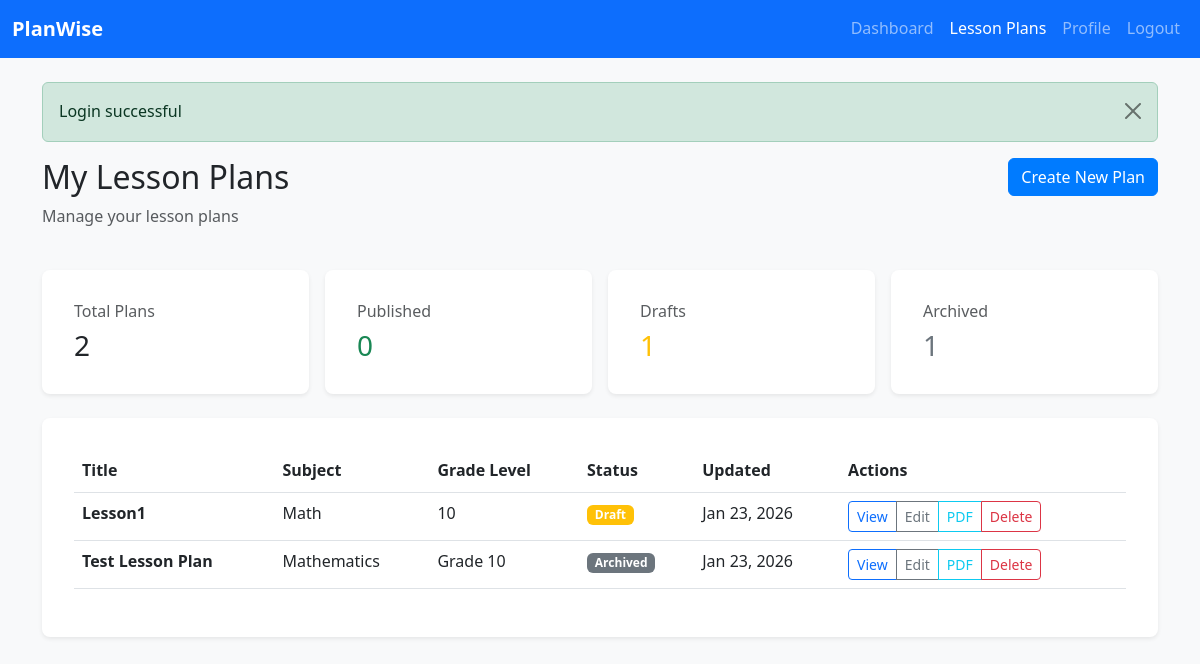
/public/index.php?page=teacher/lesson-plans (signed in), run on the app's committed database.
### tables this page shows
CREATE TABLE `lesson_plans` (
  `lesson_id` int(11) NOT NULL,
  `user_id` int(11) NOT NULL,
  `title` varchar(255) NOT NULL,
  `subject` varchar(100) NOT NULL,
  `grade_level` varchar(50) DEFAULT NULL,
  `duration` int(11) DEFAULT NULL,
  `objectives` text DEFAULT NULL,
  `materials` text DEFAULT NULL,
  `procedures` text DEFAULT NULL,
  `assessment` text DEFAULT NULL,
  `notes` text DEFAULT NULL,
  `status` enum('draft','published','archived') DEFAULT 'draft',
  `grade` varchar(50) NOT NULL,
  `theme` varchar(150) DEFAULT NULL,
  `attainment_target` text DEFAULT NULL,
  `created_at` timestamp NOT NULL DEFAULT current_timestamp(),
  `updated_at` timestamp NULL DEFAULT NULL ON UPDATE current_timestamp()
);

### classes/Database.php (called while the page is built, shortened)
<?php
class Database
{
    private static $instance = null;
    private $pdo;
    private $config;
    private function __construct()
    {
        $this->config = require __DIR__ . '/../config/database.php';
    }
    public static function getInstance()
    {
        if (self::$instance === null) {
            self::$instance = new self();
        }
        return self::$instance;
    }
    private function connect()
    {
        try {
            $dsn = sprintf(
                "%s:host=%s;port=%s;dbname=%s;charset=%s",
                $this->config['driver'],
                $this->config['host'],
                $this->config['port'],
                $this->config['database'],
                $this->config['charset']
            );
            $this->pdo = new PDO(
                $dsn,
                $this->config['username'],
                $this->config['password'],
                $this->config['options']
            );
        } catch (PDOException $e) {
            error_log("Database connection failed: " . $e->getMessage());
            throw new Exception("Could not connect to database");
        }
    }
    public function query($sql, $params = [])
    {
        try {
            $stmt = $this->pdo->prepare($sql);
            $stmt->execute($params);
            return $stmt;
        } catch (PDOException $e) {
            error_log("Query failed: " . $e->getMessage());
            error_log("SQL: " . $sql);
            error_log("Params: " . json_encode($params));
            throw new Exception("Database query failed: " . $e->getMessage());
        }
    }
    public function fetchAll($sql, $params = [])
    {
        return $this->query($sql, $params)->fetchAll();
    }
    public function fetch($sql, $params = [])
    {
        return $this->query($sql, $params)->fetch();
    }
}

### config/database.php (called while the page is built)
<?php
return [
    'driver' => 'mysql',
    'host' => $_ENV['DB_HOST'] ?? 'localhost',
    'port' => $_ENV['DB_PORT'] ?? '3306',
    'database' => $_ENV['DB_NAME'] ?? 'planwise_db',
    'username' => $_ENV['DB_USER'] ?? 'root',
    'password' => $_ENV['DB_PASS'] ?? '',
    'charset' => 'utf8mb4',
    'collation' => 'utf8mb4_unicode_ci',
    'options' => [
        PDO::ATTR_ERRMODE => PDO::ERRMODE_EXCEPTION,
        PDO::ATTR_DEFAULT_FETCH_MODE => PDO::FETCH_ASSOC,
        PDO::ATTR_EMULATE_PREPARES => false,
        PDO::ATTR_PERSISTENT => false,
    ]
];

### classes/Auth.php (called while the page is built, shortened)
<?php
class Auth
{
    public function check(): bool
    {
        $sessionTimeout = 30 * 60;
        return true;
    }
    public function user()
    {
        return [
            'user_id' => $_SESSION['user_id'] ?? null,
            'email' => $_SESSION['email'] ?? null,
            'first_name' => $_SESSION['first_name'] ?? null,
            'last_name' => $_SESSION['last_name'] ?? null,
            'role_id' => $_SESSION['role_id'] ?? null,
            'login_time' => $_SESSION['login_time'] ?? null
        ];
    }
}

### classes/LessonPlan.php (called while the page is built, shortened)
<?php
require_once __DIR__ . '/Database.php';
class LessonPlan
{
    private $db;
    public function __construct()
    {
        $this->db = Database::getInstance();
    }
    public function getByUser(int $userId, ?string $status = null): array
    {
        try {
            $sql = "SELECT * FROM lesson_plans WHERE user_id = :user_id";
            $params = [':user_id' => $userId];
            $sql .= " ORDER BY updated_at DESC";
            return $this->db->fetchAll($sql, $params);
        } catch (Exception $e) {
            error_log("Get lesson plans by user failed: " . $e->getMessage());
            return [];
        }
    }
    public function getStats(int $userId): array
    {
        try {
            $sql = "SELECT
                    COUNT(*) as total,
                    SUM(CASE WHEN status = 'published' THEN 1 ELSE 0 END) as published,
                    SUM(CASE WHEN status = 'draft' THEN 1 ELSE 0 END) as drafts,
                    SUM(CASE WHEN status = 'archived' THEN 1 ELSE 0 END) as archived
                    FROM lesson_plans
                    WHERE user_id = :user_id";
            $result = $this->db->fetch($sql, [':user_id' => $userId]);
            return [
                'total' => (int)($result['total'] ?? 0),
                'published' => (int)($result['published'] ?? 0),
                'drafts' => (int)($result['drafts'] ?? 0),
                'archived' => (int)($result['archived'] ?? 0)
            ];
        } catch (Exception $e) {
            error_log("Get lesson plan stats failed: " . $e->getMessage());
            return [
                'total' => 0,
                'published' => 0,
                'drafts' => 0,
                'archived' => 0
            ];
        }
    }
}

### views/teacher/lesson-plans/index.php (the view, shortened to what this page needs)
<?php
require_once __DIR__ . '/../../../classes/Database.php';
require_once __DIR__ . '/../../../classes/Auth.php';
require_once __DIR__ . '/../../../classes/LessonPlan.php';
$auth = new Auth();
$user = $auth->user();
$lessonPlan = new LessonPlan();
$lessonPlans = $lessonPlan->getByUser($user['user_id']);
$stats = $lessonPlan->getStats($user['user_id']);
$success = $_SESSION['success'] ?? '';
?>
<!DOCTYPE html>
<html lang="en">
<head>
    <link href="https://cdn.jsdelivr.net/npm/bootstrap@5.3.0/dist/css/bootstrap.min.css" rel="stylesheet">
    <link rel="stylesheet" href="/planwise/public/css/style.css">
</head>
<body>
    <nav class="navbar navbar-expand-lg navbar-dark bg-primary">
        <div class="container-fluid">
            <a class="navbar-brand fw-bold" href="/planwise/public/index.php?page=teacher/dashboard">PlanWise</a>
            <div class="collapse navbar-collapse" id="navbarNav">
                <ul class="navbar-nav ms-auto">
                    <li class="nav-item"><a class="nav-link" href="/planwise/public/index.php?page=teacher/dashboard">Dashboard</a></li>
                    <li class="nav-item"><a class="nav-link active" href="/planwise/public/index.php?page=teacher/lesson-plans">Lesson Plans</a></li>
                    <li class="nav-item"><a class="nav-link" href="/planwise/public/index.php?page=teacher/profile">Profile</a></li>
                    <li class="nav-item"><a class="nav-link" href="/planwise/controllers/AuthController.php?action=logout">Logout</a></li>
                </ul>
            </div>
        </div>
    </nav>
    <div class="container mt-4">
        <?php if (!empty($success ?? '')): ?>
            <div class="alert alert-success alert-dismissible fade show" role="alert">
                <?php echo htmlspecialchars($success ?? ''); ?>
                <button type="button" class="btn-close" data-bs-dismiss="alert"></button>
            </div>
        <?php endif; ?>
        <div class="row mb-4">
            <div class="col-md-8">
                <h2>My Lesson Plans</h2>
                <p class="text-muted">Manage your lesson plans</p>
            </div>
            <div class="col-md-4 text-end">
                <a href="/planwise/public/index.php?page=teacher/lesson-plans/create" class="btn btn-primary">
                    <i class="bi bi-plus-lg"></i> Create New Plan
                </a>
            </div>
        </div>
        <div class="row g-3 mb-4">
            <div class="col-md-3">
                <div class="card border-0 shadow-sm">
                    <div class="card-body">
                        <h6 class="text-muted">Total Plans</h6>
                        <h3 class="mb-0"><?php echo $stats['total']; ?></h3>
                    </div>
                </div>
            </div>
            <div class="col-md-3">
                <div class="card border-0 shadow-sm">
                    <div class="card-body">
                        <h6 class="text-muted">Published</h6>
                        <h3 class="mb-0 text-success"><?php echo $stats['published']; ?></h3>
                    </div>
                </div>
            </div>
            <div class="col-md-3">
                <div class="card border-0 shadow-sm">
                    <div class="card-body">
                        <h6 class="text-muted">Drafts</h6>
                        <h3 class="mb-0 text-warning"><?php echo $stats['drafts']; ?></h3>
                    </div>
                </div>
            </div>
            <div class="col-md-3">
                <div class="card border-0 shadow-sm">
                    <div class="card-body">
                        <h6 class="text-muted">Archived</h6>
                        <h3 class="mb-0 text-secondary"><?php echo $stats['archived']; ?></h3>
                    </div>
                </div>
            </div>
        </div>
        <div class="card shadow-sm border-0">
            <div class="card-body">
                <?php if (empty($lessonPlans ?? [])): ?>
                    <div class="text-center py-5">
                        <p class="text-muted">No lesson plans yet. Create your first lesson plan!</p>
                        <a href="/planwise/public/index.php?page=teacher/lesson-plans/create" class="btn btn-primary">Create Lesson Plan</a>
                    </div>
                <?php else: ?>
                    <div class="table-responsive">
                        <table class="table table-hover">
                            <thead>
                                <tr>
                                    <th>Title</th>
                                    <th>Subject</th>
                                    <th>Grade Level</th>
                                    <th>Status</th>
                                    <th>Updated</th>
                                    <th>Actions</th>
                                </tr>
                            </thead>
                            <tbody>
                                <?php foreach (($lessonPlans ?? []) as $plan): ?>
                                    <tr>
                                        <td><strong><?php echo htmlspecialchars($plan['title'] ?? ''); ?></strong></td>
                                        <td><?php echo htmlspecialchars($plan['subject'] ?? 'N/A'); ?></td>
                                        <td><?php echo htmlspecialchars($plan['grade_level'] ?? 'N/A'); ?></td>
                                        <td>
                                            <?php
                                            $statusClass = [
                                                'draft' => 'badge bg-warning',
                                                'published' => 'badge bg-success',
                                                'archived' => 'badge bg-secondary'
                                            ];
                                            $class = $statusClass[$plan['status'] ?? ''] ?? 'badge bg-secondary';
                                            ?>
                                            <span class="<?php echo $class; ?>"><?php echo ucfirst($plan['status'] ?? ''); ?></span>
                                        </td>
                                        <td><?php echo date('M j, Y', strtotime($plan['updated_at'] ?? '')); ?></td>
                                        <td>
                                            <div class="btn-group btn-group-sm">
                                                <a href="/planwise/public/index.php?page=teacher/lesson-plans/view&id=<?php echo $plan['lesson_id'] ?? 0; ?>" class="btn btn-outline-primary">View</a>
                                                <a href="/planwise/public/index.php?page=teacher/lesson-plans/edit&id=<?php echo $plan['lesson_id'] ?? 0; ?>" class="btn btn-outline-secondary">Edit</a>
                                                <a href="/planwise/controllers/ExportController.php?action=exportPDF&id=<?php echo $plan['lesson_id'] ?? 0; ?>" class="btn btn-outline-info">PDF</a>
                                                <button onclick="deletePlan(<?php echo $plan['lesson_id'] ?? 0; ?>)" class="btn btn-outline-danger">Delete</button>
                                            </div>
                                        </td>
                                    </tr>
                                <?php endforeach; ?>
                            </tbody>
                        </table>
                    </div>
                <?php endif; ?>
            </div>
        </div>
    </div>
</body>
</html>

### public/index.php (shortened to what this page needs)
<?php
$page = $_GET['page'] ?? 'home';
$validPages = [
    'home' => null,
    'login' => 'views/auth/login.php',
    'register' => 'views/auth/register.php',
    'forgot-password' => 'views/auth/forgot-password.php',
    'reset-password' => 'views/auth/reset-password.php',
    'teacher/dashboard' => 'views/teacher/dashboard.php',
    'teacher/profile' => 'views/teacher/profile.php',
    'teacher/lesson-plans' => 'views/teacher/lesson-plans/index.php',
    'teacher/lesson-plans/create' => 'views/teacher/lesson-plans/create.php',
    'teacher/lesson-plans/edit' => 'views/teacher/lesson-plans/edit.php',
    'teacher/lesson-plans/view' => 'views/teacher/lesson-plans/view.php',
    'admin/dashboard' => 'views/admin/dashboard.php',
    'admin/users' => 'views/admin/users/index.php',
    'admin/users/create' => 'views/admin/users/create.php',
    'admin/users/edit' => 'views/admin/users/edit.php',
    'admin/users/view' => 'views/admin/users/view.php',
    'admin/activity-logs' => 'views/admin/activity-logs.php',
    'admin/system-settings' => 'views/admin/system-settings.php',
    '403' => 'views/errors/403.php',
    '404' => 'views/errors/404.php',
    '500' => 'views/errors/500.php',
];
if (array_key_exists($page, $validPages)) {
    $viewFile = $validPages[$page];
    if ($viewFile !== null && file_exists(__DIR__ . '/../' . $viewFile)) {
        include __DIR__ . '/../' . $viewFile;
        exit();
    } elseif ($viewFile === null) {
    } else {
        include __DIR__ . '/../views/errors/404.php';
        exit();
    }
} else {
    include __DIR__ . '/../views/errors/404.php';
    exit();
}
?>

### public/css/style.css (style rules this page uses)
body { font-family: 'Segoe UI', Tahoma, Geneva, Verdana, sans-serif; background-color: #f8f9fa; color: #212529; line-height: 1.6; }
.btn-primary { background-color: #007bff; border-color: #007bff; transition: background-color 0.3s ease, border-color 0.3s ease; }
.card { border: none; border-radius: 0.5rem; box-shadow: 0 0.125rem 0.25rem rgba(0, 0, 0, 0.075); }
.card-body { padding: 2rem; }

### data on the page
lesson_plans: title "Lesson1", subject "Math", grade_level "10", status "Draft", updated_at "Jan 23, 2026"
lesson_plans: title "Test Lesson Plan", subject "Mathematics", grade_level "Grade 10", status "Archived", updated_at "Jan 23, 2026"

### other printed values
$success "Login successful"
$stats['total'] "2"
$stats['published'] "0"
$stats['drafts'] "1"
$stats['archived'] "1"
